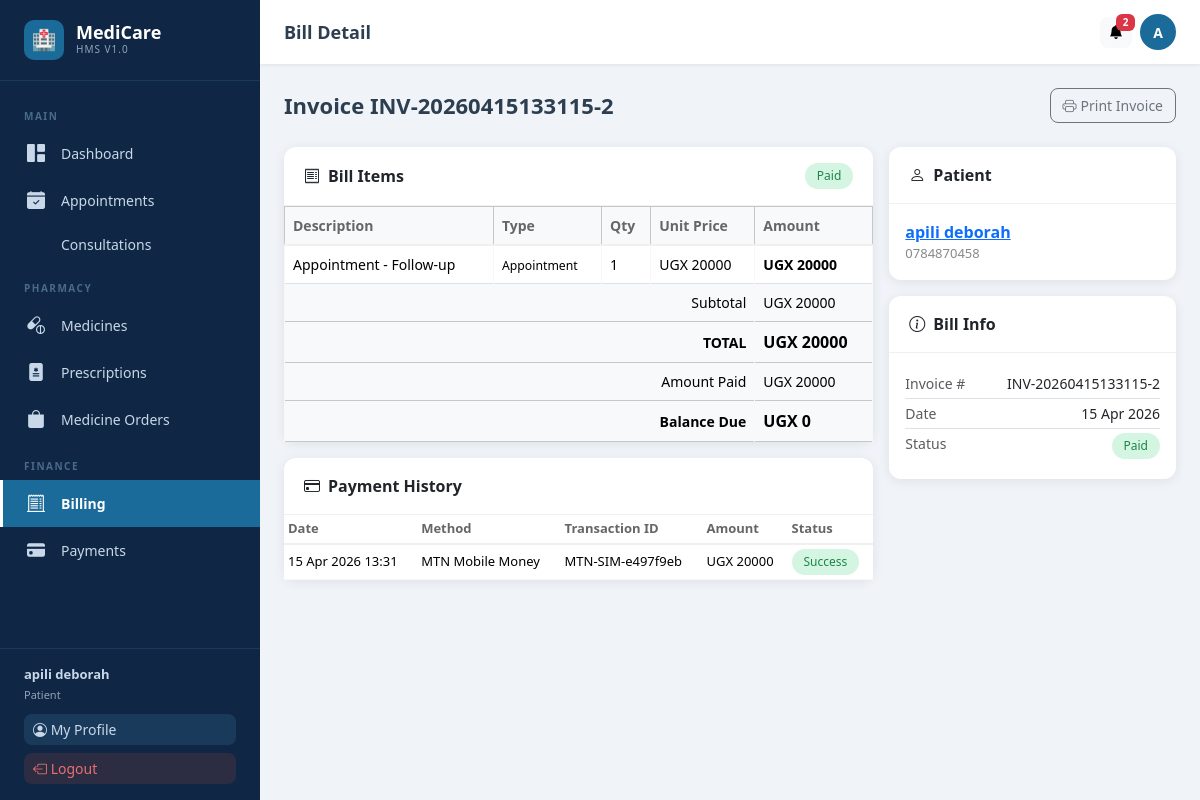
The page /billing/2/ (signed in) on the database its author committed.
### users/models.py (models this page shows, shortened)
class User(AbstractUser):
    ROLE_CHOICES = [
        ('admin', 'Admin'),
        ('doctor', 'Doctor'),
        ('nurse', 'Nurse'),
        ('patient', 'Patient'),
    ]
    role = models.CharField(max_length=20, choices=ROLE_CHOICES, default='patient')
    phone = models.CharField(max_length=20, blank=True)
    profile_pic = models.ImageField(upload_to='profiles/', blank=True, null=True)
    is_approved = models.BooleanField(default=True)
    created_at = models.DateTimeField(auto_now_add=True)

### billing/models.py (models this page shows, shortened)
class Bill(models.Model):
    STATUS_CHOICES = [('Pending','Pending'),('Partial','Partial'),('Paid','Paid'),('Cancelled','Cancelled'),('Overdue','Overdue')]
    patient = models.ForeignKey(Patient, on_delete=models.CASCADE, related_name='bills')
    date = models.DateTimeField(auto_now_add=True)
    due_date = models.DateField(null=True, blank=True)
    status = models.CharField(max_length=20, choices=STATUS_CHOICES, default='Pending')
    discount = models.DecimalField(max_digits=10, decimal_places=2, default=0)
    tax = models.DecimalField(max_digits=10, decimal_places=2, default=0)
    notes = models.TextField(blank=True)
    created_by = models.ForeignKey(User, on_delete=models.SET_NULL, null=True)
    invoice_number = models.CharField(max_length=50, unique=True, blank=True)
    @property
    def subtotal(self):
        return sum(item.amount for item in self.items.all())
    @property
    def total(self):
        return self.subtotal + self.tax - self.discount
    @property
    def amount_paid(self):
        from payments.models import Payment
        paid = Payment.objects.filter(bill=self, status='Success').aggregate(total=models.Sum('amount'))
        return paid['total'] or 0
    @property
    def balance(self):
        return self.total - self.amount_paid
    class Meta: ordering = ['-date']

class BillItem(models.Model):
    ITEM_TYPES = [
        ('Consultation','Consultation'),('Appointment','Appointment'),
        ('Medicine','Medicine'),('Lab','Lab Test'),('Other','Other'),
    ]
    bill = models.ForeignKey(Bill, on_delete=models.CASCADE, related_name='items')
    item_type = models.CharField(max_length=20, choices=ITEM_TYPES, default='Other')
    description = models.CharField(max_length=200)
    quantity = models.IntegerField(default=1)
    unit_price = models.DecimalField(max_digits=10, decimal_places=2)
    amount = models.DecimalField(max_digits=10, decimal_places=2)

### payments/models.py (models this page shows, shortened)
class Payment(models.Model):
    METHOD_CHOICES = [('MTN_MOMO','MTN Mobile Money'),('AIRTEL','Airtel Money'),('CASH','Cash'),('CARD','Card')]
    STATUS_CHOICES = [('Pending','Pending'),('Processing','Processing'),('Success','Success'),('Failed','Failed'),('Cancelled','Cancelled')]
    patient = models.ForeignKey(Patient, on_delete=models.CASCADE, related_name='payments')
    bill = models.ForeignKey(Bill, on_delete=models.SET_NULL, null=True, blank=True, related_name='payments')
    payment_method = models.CharField(max_length=20, choices=METHOD_CHOICES)
    amount = models.DecimalField(max_digits=10, decimal_places=2)
    phone_number = models.CharField(max_length=20, blank=True)
    transaction_id = models.CharField(max_length=200, blank=True)
    external_ref = models.CharField(max_length=200, blank=True)
    status = models.CharField(max_length=20, choices=STATUS_CHOICES, default='Pending')
    status_reason = models.TextField(blank=True)
    initiated_by = models.ForeignKey(User, on_delete=models.SET_NULL, null=True, blank=True)
    created_at = models.DateTimeField(auto_now_add=True)
    updated_at = models.DateTimeField(auto_now=True)
    webhook_data = models.JSONField(null=True, blank=True)
    class Meta: ordering = ['-created_at']

### patients/models.py (models this page shows, shortened)
class Patient(models.Model):
    BLOOD_TYPES = [('A+','A+'),('A-','A-'),('B+','B+'),('B-','B-'),('AB+','AB+'),('AB-','AB-'),('O+','O+'),('O-','O-')]
    STATUS_CHOICES = [('Active','Active'),('Discharged','Discharged'),('Transferred','Transferred'),('Deceased','Deceased')]
    GENDER_CHOICES = [('Male','Male'),('Female','Female'),('Other','Other')]
    user = models.OneToOneField(User, on_delete=models.SET_NULL, null=True, blank=True, related_name='patient_profile')
    name = models.CharField(max_length=200)
    age = models.IntegerField(default=0)
    gender = models.CharField(max_length=10, choices=GENDER_CHOICES, default='Male')
    phone = models.CharField(max_length=20, blank=True)
    address = models.TextField(blank=True)
    blood_type = models.CharField(max_length=5, choices=BLOOD_TYPES, blank=True)
    admission_date = models.DateField(auto_now_add=True)
    status = models.CharField(max_length=20, choices=STATUS_CHOICES, default='Active')
    emergency_contact = models.CharField(max_length=200, blank=True)
    emergency_phone = models.CharField(max_length=20, blank=True)
    allergies = models.TextField(blank=True)
    notes = models.TextField(blank=True)
    assigned_doctor = models.ForeignKey(User, on_delete=models.SET_NULL, null=True, blank=True, related_name='doctor_patients', limit_choices_to={'role': 'doctor'})
    created_at = models.DateTimeField(auto_now_add=True)
    updated_at = models.DateTimeField(auto_now=True)

### billing/views.py (the view)
# urls.py: path('<int:pk>/', views.bill_detail, name='bill_detail'),
@login_required
def bill_detail(request, pk):
    bill = get_object_or_404(Bill, pk=pk)
    if request.user.role == 'patient':
        try:
            if bill.patient != request.user.patient_profile:
                messages.error(request, 'Access denied.'); return redirect('billing:bill_list')
        except: messages.error(request, 'Access denied.'); return redirect('billing:bill_list')
    return render(request, 'billing/bill_detail.html', {'bill': bill})

### templates/billing/bill_detail.html (shortened to what this page needs)
{% extends 'base.html' %}
{% load hms_tags %}
{% block page_title %}Bill Detail{% endblock %}
{% block content %}
<div class="page-header">
  <h1>Invoice {{ bill.invoice_number }}</h1>
  <div class="d-flex gap-2 no-print">
    <a href="{% url 'billing:invoice_pdf' bill.pk %}" class="btn btn-outline-secondary" target="_blank"><i class="bi bi-printer me-1"></i>Print Invoice</a>
  </div>
</div>
<div class="row g-3">
  <div class="col-lg-8">
    <div class="card mb-3">
      <div class="card-header d-flex justify-content-between align-items-center">
        <span><i class="bi bi-receipt me-2"></i>Bill Items</span>
        <span class="badge-pill status-{{ bill.status|lower }}">{{ bill.status }}</span>
      </div>
      <div class="table-responsive">
        <table class="table table-bordered mb-0" style="font-size:14px">
          <thead class="table-light"><tr><th>Description</th><th>Type</th><th>Qty</th><th>Unit Price</th><th>Amount</th></tr></thead>
          <tbody>
          {% for item in bill.items.all %}
          <tr>
            <td>{{ item.description }}</td>
            <td><small>{{ item.item_type }}</small></td>
            <td>{{ item.quantity }}</td>
            <td>UGX {{ item.unit_price|floatformat:0 }}</td>
            <td class="fw-bold">UGX {{ item.amount|floatformat:0 }}</td>
          </tr>
          {% empty %}<tr><td colspan="5" class="text-center py-3 text-muted">No items</td></tr>
          {% endfor %}
          </tbody>
          <tfoot class="table-light">
            <tr><td colspan="4" class="text-end">Subtotal</td><td>UGX {{ bill.subtotal|floatformat:0 }}</td></tr>
            <tr class="fw-bold"><td colspan="4" class="text-end">TOTAL</td><td style="font-size:16px">UGX {{ bill.total|floatformat:0 }}</td></tr>
            <tr style="color:#27ae60"><td colspan="4" class="text-end">Amount Paid</td><td>UGX {{ bill.amount_paid|floatformat:0 }}</td></tr>
            <tr class="fw-bold" style="color:#e74c3c"><td colspan="4" class="text-end">Balance Due</td><td style="font-size:16px">UGX {{ bill.balance|floatformat:0 }}</td></tr>
          </tfoot>
        </table>
      </div>
    </div>
    <div class="card">
      <div class="card-header"><i class="bi bi-credit-card me-2"></i>Payment History</div>
      <div class="table-responsive">
        <table class="table table-sm mb-0" style="font-size:13px">
          <thead><tr><th>Date</th><th>Method</th><th>Transaction ID</th><th>Amount</th><th>Status</th></tr></thead>
          <tbody>
          {% for p in bill.payments.all %}
          <tr>
            <td>{{ p.created_at|date:"d M Y H:i" }}</td>
            <td>{{ p.get_payment_method_display }}</td>
            <td>{{ p.transaction_id|default:"—" }}</td>
            <td>UGX {{ p.amount|floatformat:0 }}</td>
            <td><span class="badge-pill status-{{ p.status|lower }}">{{ p.status }}</span></td>
          </tr>
          {% empty %}<tr><td colspan="5" class="text-center py-3 text-muted">No payments yet</td></tr>
          {% endfor %}
          </tbody>
        </table>
      </div>
    </div>
  </div>
  <div class="col-lg-4">
    <div class="card mb-3">
      <div class="card-header"><i class="bi bi-person me-2"></i>Patient</div>
      <div class="card-body">
        <div class="fw-bold"><a href="{% url 'patients:patient_detail' bill.patient.pk %}">{{ bill.patient.name }}</a></div>
        <div style="font-size:13px;color:#888">{{ bill.patient.phone }}</div>
      </div>
    </div>
    <div class="card mb-3">
      <div class="card-header"><i class="bi bi-info-circle me-2"></i>Bill Info</div>
      <div class="card-body" style="font-size:14px">
        <div class="d-flex justify-content-between py-1 border-bottom"><span class="text-muted">Invoice #</span><span>{{ bill.invoice_number }}</span></div>
        <div class="d-flex justify-content-between py-1 border-bottom"><span class="text-muted">Date</span><span>{{ bill.date|date:"d M Y" }}</span></div>
        <div class="d-flex justify-content-between py-1"><span class="text-muted">Status</span><span class="badge-pill status-{{ bill.status|lower }}">{{ bill.status }}</span></div>
      </div>
    </div>
  </div>
</div>
{% endblock %}

### templates/base.html (shortened to what this page needs)
<!DOCTYPE html>
<html lang="en">
<head>
{% load static %}
<link href="https://cdn.jsdelivr.net/npm/bootstrap@5.3.2/dist/css/bootstrap.min.css" rel="stylesheet">
<link href="https://cdn.jsdelivr.net/npm/bootstrap-icons@1.11.3/font/bootstrap-icons.min.css" rel="stylesheet">
</head>
<body>
{% if user.is_authenticated %}
<aside class="sidebar" id="sidebar">
  <a href="{% url 'users:dashboard' %}" class="sidebar-brand">
    <div class="logo-icon">🏥</div>
    <div><div class="logo-text">MediCare</div><div class="logo-sub">HMS v1.0</div></div>
  </a>
  <nav class="sidebar-nav">
    <div class="nav-section-title">Main</div>
    <a href="{% url 'users:dashboard' %}" class="nav-link {% if request.resolver_match.url_name == 'dashboard' %}active{% endif %}">
      <i class="bi bi-grid-1x2-fill"></i> Dashboard
    </a>
    <a href="{% url 'appointments:appointment_list' %}" class="nav-link {% if 'appointments' in request.path and 'consultations' not in request.path %}active{% endif %}">
      <i class="bi bi-calendar-check-fill"></i> Appointments
    </a>
    <a href="{% url 'appointments:consultation_list' %}" class="nav-link {% if 'consultations' in request.path %}active{% endif %}">
       Consultations
    </a>
    <div class="nav-section-title">Pharmacy</div>
    <a href="{% url 'pharmacy:medicine_list' %}" class="nav-link {% if 'pharmacy' in request.path and 'prescriptions' not in request.path and 'orders' not in request.path %}active{% endif %}">
      <i class="bi bi-capsule-pill"></i> Medicines
    </a>
    <a href="{% url 'pharmacy:prescription_list' %}" class="nav-link {% if 'prescriptions' in request.path %}active{% endif %}">
      <i class="bi bi-file-medical-fill"></i> Prescriptions
    </a>
    {% if user.role == 'patient' or user.role == 'admin' %}
    <a href="{% url 'pharmacy:order_list' %}" class="nav-link {% if 'orders' in request.path %}active{% endif %}">
      <i class="bi bi-bag-fill"></i> Medicine Orders
    </a>
    {% endif %}
    <div class="nav-section-title">Finance</div>
    <a href="{% url 'billing:bill_list' %}" class="nav-link {% if 'billing' in request.path %}active{% endif %}">
      <i class="bi bi-receipt-cutoff"></i> Billing
    </a>
    <a href="{% url 'payments:payment_list' %}" class="nav-link {% if 'payments' in request.path %}active{% endif %}">
      <i class="bi bi-credit-card-fill"></i> Payments
    </a>
  </nav>
  <div class="sidebar-footer">
    <div style="color:#c8d8e8;font-size:13px;margin-bottom:10px">
      <strong>{{ user.get_full_name|default:user.username }}</strong><br>
      <span style="opacity:.7;font-size:11px;text-transform:capitalize">{{ user.role }}</span>
    </div>
    <a href="{% url 'users:profile' %}" class="btn btn-sm mb-2" style="background:#1a3a5c;color:#c8d8e8;width:100%;text-align:left">
      <i class="bi bi-person-circle"></i> My Profile
    </a>
    <a href="{% url 'users:logout' %}" class="btn btn-sm" style="background:#e74c3c22;color:#e87070;width:100%;text-align:left">
      <i class="bi bi-box-arrow-left"></i> Logout
    </a>
  </div>
</aside>
<div class="topbar">
  <span class="page-title">{% block page_title %}Dashboard{% endblock %}</span>
  <div class="topbar-actions">
    <a href="{% url 'notifications:notification_list' %}" class="btn btn-light btn-sm position-relative" title="Notifications">
      <i class="bi bi-bell-fill"></i>
      {% if unread_notification_count > 0 %}
      <span class="badge bg-danger position-absolute" style="top:-4px;right:-4px;font-size:10px;min-width:18px">{{ unread_notification_count }}</span>
      {% endif %}
    </a>
    <a href="{% url 'users:profile' %}" class="topbar-avatar" title="My Profile">
      {{ user.first_name|first|upper|default:user.username|first|upper }}
    </a>
  </div>
</div>
<main class="main-wrapper">
{% endif %}
  {% block content %}{% endblock %}
{% if user.is_authenticated %}</main>{% endif %}
</body>
</html>

### rows shown on the page
User: get_full_name "apili deborah", role "Patient", first_name|first "A"
Bill: invoice_number "INV-20260415133115-2", status "Paid", subtotal "20000", total "20000", amount_paid "20000", balance "0", patient.name "apili deborah", patient.phone "0784870458", date "15 Apr 2026"
BillItem: description "Appointment - Follow-up", item_type "Appointment", quantity "1", unit_price "20000", amount "20000"
Payment: created_at "15 Apr 2026 13:31", payment_method "MTN Mobile Money", transaction_id "MTN-SIM-e497f9eb", amount "20000", status "Success"

### other values the page prints
{{ unread_notification_count }} "2"
